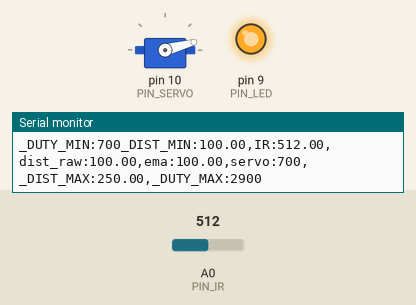
Bench run of a sketch on a simulated Arduino Uno, built with avr-gcc and run on an emulated ATmega328P. Parts: servo, output pins drawn as LEDs (lit = HIGH), the last lines printed to the serial monitor. The test bench sets the inputs (shaded band); at power-on: A0 (PIN_IR) = 512.

Above: at 1.2 s.
1.3 s: A0 (PIN_IR) set to 364
2.8 s: A0 (PIN_IR) set to 347
At 3.4 s:
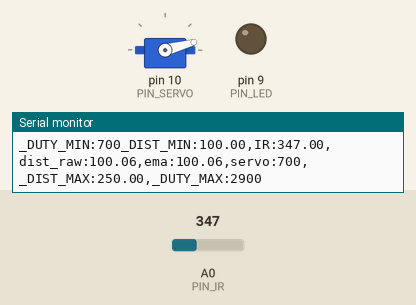
4.3 s: A0 (PIN_IR) set to 306
At 5.6 s:
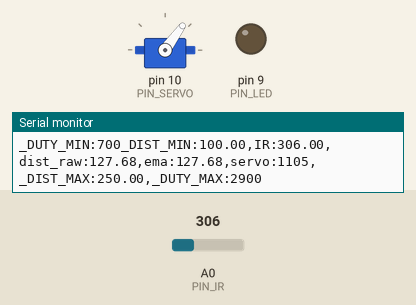
5.9 s: A0 (PIN_IR) set to 240
At 7.2 s:
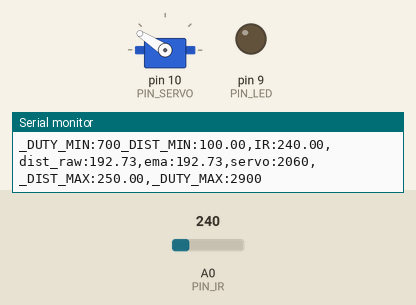
7.5 s: A0 (PIN_IR) set to 260
At 8.1 s:
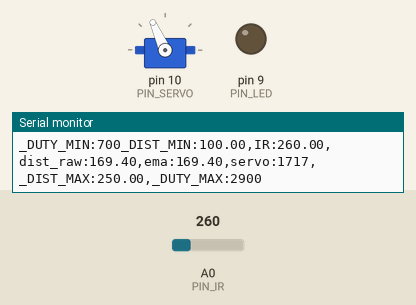
9.1 s: A0 (PIN_IR) set to 122
At 9.4 s:
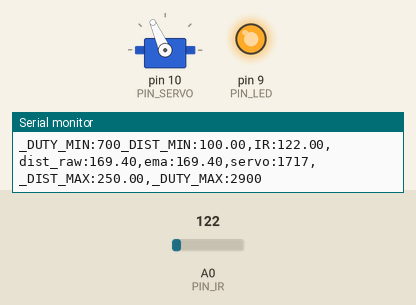
Timing chart, 0 to 11.6 s (numbered marks = the images above; inputs shaded):
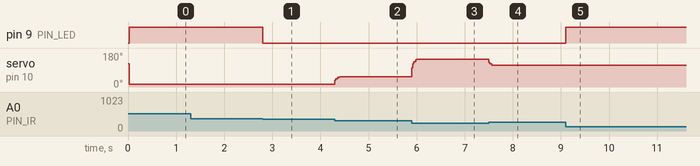

The sketch:

17_example_3.ino
```cpp
#include <Servo.h>

// Arduino pin assignment

#define PIN_IR    0         // IR sensor at Pin A0
#define PIN_LED   9
#define PIN_SERVO 10

#define _DUTY_MIN 700  // servo full clock-wise position (0 degree)
#define _DUTY_NEU 1800  // servo neutral position (90 degree)
#define _DUTY_MAX 2900  // servo full counter-clockwise position (180 degree)

#define _DIST_MIN  100.0   // minimum distance 100mm
#define _DIST_MAX  250.0   // maximum distance 250mm

#define EMA_ALPHA  0.5      // for EMA Filter

#define LOOP_INTERVAL 20   // Loop Interval (unit: msec)

Servo myservo;
unsigned long last_loop_time;   // unit: msec

float dist_prev = _DIST_MIN;
float dist_ema = _DIST_MIN;

void setup()
{
  pinMode(PIN_LED, OUTPUT);

  myservo.attach(PIN_SERVO);
  myservo.writeMicroseconds(_DUTY_NEU);

  Serial.begin(1000000);    // 1,000,000 bps
}

void loop()
{
  unsigned long time_curr = millis();
  int duty;
  float a_value, dist_raw;

  // wait until next event time
  if (time_curr < (last_loop_time + LOOP_INTERVAL))
    return;
  last_loop_time += LOOP_INTERVAL;

  a_value = analogRead(PIN_IR);
  dist_raw = (6762.0 / (a_value - 9) - 4.0) * 10.0 - 60.0;

  //if ... // Put range Filter code here (_DIST_MIN ~ _DIST_MAX)
  // and turn on LED if the distance is in the range

  if ((dist_raw == 0.0) || (dist_raw > _DIST_MAX)) {
    dist_raw = dist_prev;           // Cut higher than maximum
    //dist_raw = 300;
    digitalWrite(PIN_LED, 1);       // LED OFF
  } else if (dist_raw < _DIST_MIN) {
    dist_raw = dist_prev;           // cut lower than minimum
    //dist_raw = 0;
    digitalWrite(PIN_LED, 1);       // LED OFF
  } else {    // In desired Range
    dist_prev = dist_raw;
    digitalWrite(PIN_LED, 0);       // LED ON
  }

  //dist_ema = // Put EMA filter code here
  dist_ema = dist_raw * EMA_ALPHA + dist_ema * (1 - EMA_ALPHA);
  dist_prev = dist_ema;

  //duty = map(dist_ema, _DIST_MIN, _DIST_MAX, _DUTY_MIN, _DUTY_MAX);
  //duty = // Put map() equivalent code here
  float ratio = (dist_ema - _DIST_MIN) / (_DIST_MAX - _DIST_MIN);
  duty = _DUTY_MIN + ratio * (_DUTY_MAX - _DUTY_MIN);

  myservo.writeMicroseconds(duty);

  Serial.print("_DUTY_MIN:");  Serial.print(_DUTY_MIN);
  Serial.print("_DIST_MIN:");  Serial.print(_DIST_MIN);
  Serial.print(",IR:");        Serial.print(a_value);
  Serial.print(",dist_raw:");  Serial.print(dist_raw);
  Serial.print(",ema:");       Serial.print(dist_ema);
  Serial.print(",servo:");     Serial.print(duty);
  Serial.print(",_DIST_MAX:"); Serial.print(_DIST_MAX);
  Serial.print(",_DUTY_MAX:"); Serial.print(_DUTY_MAX);
  Serial.println("");
}
```

Measured:
- the behaviour switches between 348 and 347 on A0 (PIN_IR) (found by bisection; images 0 and 1)
- after the input at 2.8 s, pin 9 (PIN_LED): HIGH → LOW at once
- after the input at 4.3 s, servo on pin 10 (PIN_SERVO): 15° → 54° at once
- after the input at 5.9 s, servo on pin 10 (PIN_SERVO): 54° → 147° at once
- after the input at 7.5 s, servo on pin 10 (PIN_SERVO): 147° → 114° at once
- after the input at 9.1 s, pin 9 (PIN_LED): LOW → HIGH at once
